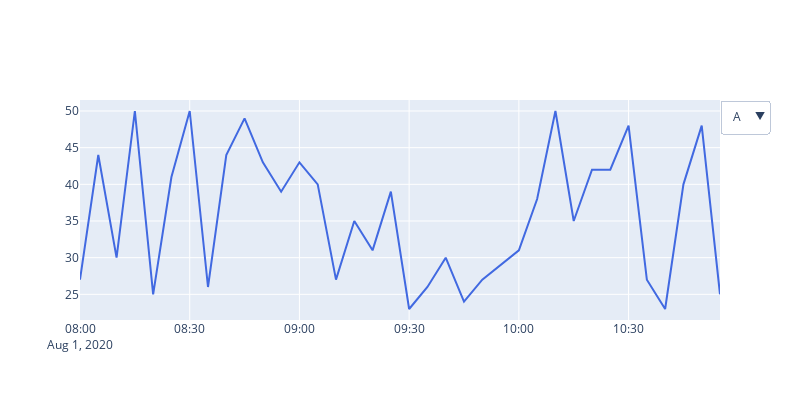

Notebook code cell kept with this figure:
### Code cell
import pandas as pd
import numpy as np
import plotly.graph_objects as go
from datetime import datetime
import plotly
df = pd.DataFrame({'time': [datetime(2020, 8, 1, 8+j, 5*k, 0)  for j in range(3)  for k in range(12)],
                   'A': np.random.randint(23, 51, 36),
                   'B': np.random.randint(30, 65, 36),
                   'C': np.random.randint(27, 63, 36),
                   'D': np.random.randint(40, 78, 36)})
fig = go.Figure(go.Scatter(x=df['time'], y=df['A'], mode='lines', line_color='RoyalBlue'))

cols = df.columns[1:]
linecolors = ['RoyalBlue', 'red', 'green', 'magenta']

my_buttons = [dict(method = "restyle",
                   args = [{'y': [ df[c] ], 
                        "line.color": linecolors[k]}    ],
                   label = c) for k, c in enumerate(cols)]

fig.update_layout(width=800, height=400,
                 updatemenus=[dict(active=0,
                                   x= 1, y=1, 
                                   xanchor='left', 
                                   yanchor='top',
                                   buttons=my_buttons)
                              ])

### Figure 1 — Plotly figure (JSON) as saved in the notebook; plotly's stock layout.template omitted (floating-point values rounded to 4 significant figures)
{"data": [{"line": {"color": "RoyalBlue"}, "mode": "lines", "type": "scatter", "x": ["2020-08-01T08:00:00", "2020-08-01T08:05:00", "2020-08-01T08:10:00", "2020-08-01T08:15:00", "2020-08-01T08:20:00", "2020-08-01T08:25:00", "2020-08-01T08:30:00", "2020-08-01T08:35:00", "2020-08-01T08:40:00", "2020-08-01T08:45:00", "2020-08-01T08:50:00", "2020-08-01T08:55:00", "2020-08-01T09:00:00", "2020-08-01T09:05:00", "2020-08-01T09:10:00", "2020-08-01T09:15:00", "2020-08-01T09:20:00", "2020-08-01T09:25:00", "2020-08-01T09:30:00", "2020-08-01T09:35:00", "2020-08-01T09:40:00", "2020-08-01T09:45:00", "2020-08-01T09:50:00", "2020-08-01T09:55:00", "2020-08-01T10:00:00", "2020-08-01T10:05:00", "2020-08-01T10:10:00", "2020-08-01T10:15:00", "2020-08-01T10:20:00", "2020-08-01T10:25:00", "2020-08-01T10:30:00", "2020-08-01T10:35:00", "2020-08-01T10:40:00", "2020-08-01T10:45:00", "2020-08-01T10:50:00", "2020-08-01T10:55:00"], "y": [27, 44, 30, 50, 25, 41, 50, 26, 44, 49, 43, 39, 43, 40, 27, 35, 31, 39, 23, 26, 30, 24, 27, 29, 31, 38, 50, 35, 42, 42, 48, 27, 23, 40, 48, 25]}], "layout": {"height": 400, "updatemenus": [{"active": 0, "buttons": [{"args": [{"line.color": "RoyalBlue", "y": [[27, 44, 30, 50, 25, 41, 50, 26, 44, 49, 43, 39, 43, 40, 27, 35, 31, 39, 23, 26, 30, 24, 27, 29, 31, 38, 50, 35, 42, 42, 48, 27, 23, 40, 48, 25]]}], "label": "A", "method": "restyle"}, {"args": [{"line.color": "red", "y": [[61, 63, 33, 31, 58, 30, 41, 32, 43, 43, 55, 56, 30, 42, 31, 37, 33, 47, 54, 43, 45, 35, 43, 30, 38, 59, 52, 31, 46, 58, 41, 52, 32, 51, 44, 42]]}], "label": "B", "method": "restyle"}, {"args": [{"line.color": "green", "y": [[57, 34, 62, 33, 48, 31, 28, 28, 50, 30, 33, 50, 56, 43, 28, 52, 51, 37, 46, 35, 29, 58, 46, 50, 45, 38, 59, 33, 42, 34, 28, 36, 58, 31, 60, 54]]}], "label": "C", "method": "restyle"}, {"args": [{"line.color": "magenta", "y": [[55, 73, 59, 42, 41, 45, 56, 68, 42, 56, 62, 74, 75, 57, 71, 70, 59, 60, 51, 54, 52, 71, 40, 51, 57, 64, 75, 66, 64, 74, 66, 75, 49, 65, 59, 53]]}], "label": "D", "method": "restyle"}], "x": 1, "xanchor": "left", "y": 1, "yanchor": "top"}], "width": 800}}
